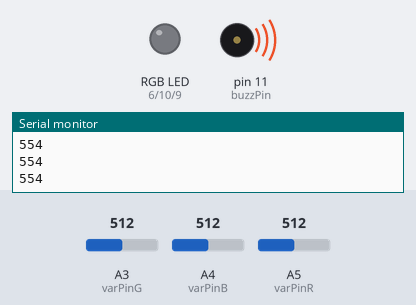
The sketch below on a simulated Arduino Uno, built with avr-gcc and run on an emulated ATmega328P. Shown: an RGB LED mixed from three pins (HIGH = lit), buzzer (waves = sounding), the last lines printed to the serial monitor. The test bench sets the inputs (shaded band); at power-on: A3 (varPinG) = 512, A4 (varPinB) = 512, A5 (varPinR) = 512. Dim RGB values are drawn brighter than linear.

Above: at 1.2 s.
1.3 s: A3 (varPinG) set to 577
At 2.3 s:
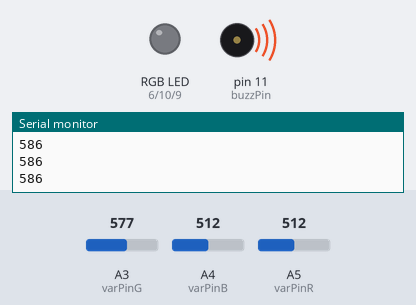
2.8 s: A3 (varPinG) set to 602
At 3.6 s:
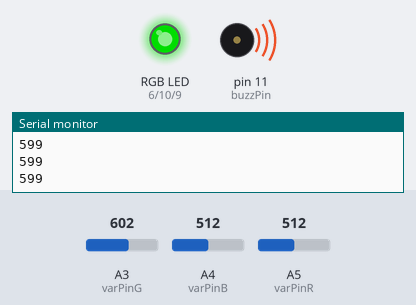
4.3 s: A4 (varPinB) set to 579
At 5.3 s:
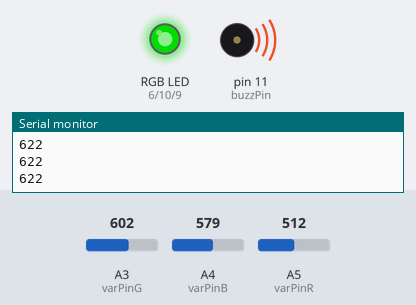
5.8 s: A4 (varPinB) set to 603
At 7.0 s:
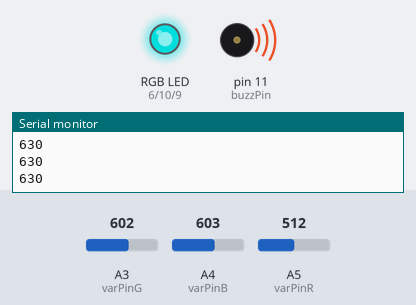
7.3 s: A5 (varPinR) set to 584
At 8.4 s:
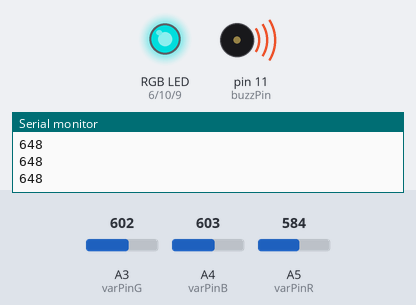
8.8 s: A5 (varPinR) set to 609
At 9.4 s:
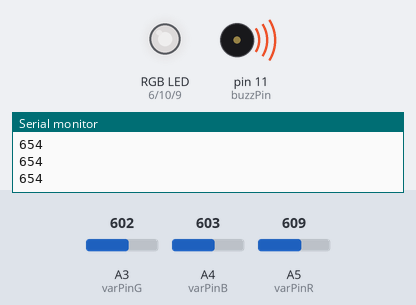
Timing chart, 0 to 11.3 s (numbered marks = the images above; inputs shaded):
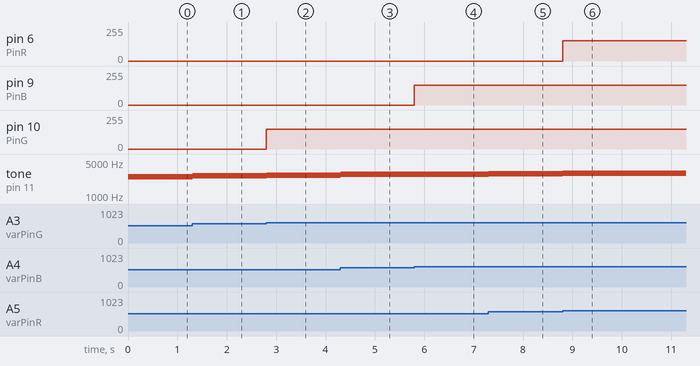

The sketch:

_8_colortone.ino
```cpp
/*
 * Author Davide Fossacecchi
 * get three light signals filtered in blue, red and green frequencies
 * mixes them to obtain a tone and uses them to light up an RGB led
 */
const int buzzPin = 11;

const int PinR = 6;
const int PinB = 9;
const int PinG = 10;

const int varPinR = A5;
const int varPinB = A4;
const int varPinG = A3;

int potR = 0;
int potB = 0;
int potG = 0;

int potRref = 0;
int potBref = 0;
int potGref = 0;

int sum = 0;
int sumRef = 0;
int nota = 0;

void setup(){
  Serial.begin(9600);
  pinMode(buzzPin, OUTPUT);

  pinMode(PinR, OUTPUT);
  pinMode(PinB, OUTPUT);
  pinMode(PinG, OUTPUT);

  potRref = analogRead(varPinR);
  potBref = analogRead(varPinB);
  potGref = analogRead(varPinG);

  sumRef = sum = (potRref/4) + (potBref/3) + (potGref/2);

  Serial.print("Rosso: ");
  Serial.print(potRref);
  Serial.print("\tBlu: ");
  Serial.print(potBref);
  Serial.print("\tVerde: ");
  Serial.println(potGref);

}

void loop(){
  potR = analogRead(varPinR);
  potB = analogRead(varPinB);
  potG = analogRead(varPinG);

  /*Serial.print("Rosso: ");
  Serial.print(potR);
  Serial.print("\tBlu: ");
  Serial.print(potB);
  Serial.print("\tVerde: ");
  Serial.println(potG);*/
  if ((potR < (potRref - 80)) || (potR > (potRref + 80))) analogWrite(PinR, potR/4);
  else analogWrite(PinR, 0);

  if ((potB < (potBref - 80)) || (potB > (potBref + 80))) analogWrite(PinB, potB/4);
  else analogWrite(PinB, 0);

  if ((potG < (potGref - 80)) || (potG > (potGref + 80))) analogWrite(PinG, potG/4);
  else analogWrite(PinG, 0);

  //arbitrary mix function
  sum = (potR/4) + (potB/3) + (potG/2);

  nota = map(sum, 0, 896, 0, 4000);
  Serial.println(sum);
  tone(buzzPin, nota, 20);
}
```

Measured:
- the behaviour switches between 592 and 593 on A3 (varPinG) (found by bisection; images 1 and 2)
- the behaviour switches between 592 and 593 on A4 (varPinB) (found by bisection; images 3 and 4)
- the behaviour switches between 592 and 593 on A5 (varPinR) (found by bisection; images 5 and 6)
- after the input at 1.3 s, tone on pin 11 (buzzPin): 2473 Hz → 2616 Hz at once
- after the input at 2.8 s, pin 10 (PinG): 0/255 → 150/255 at once; tone on pin 11 (buzzPin): 2616 Hz → 2674 Hz at once
- after the input at 4.3 s, tone on pin 11 (buzzPin): 2674 Hz → 2776 Hz at once
- after the input at 5.8 s, pin 9 (PinB): 0/255 → 150/255 at once; tone on pin 11 (buzzPin): 2776 Hz → 2812 Hz at once
- after the input at 7.3 s, tone on pin 11 (buzzPin): 2812 Hz → 2892 Hz at once
- after the input at 8.8 s, pin 6 (PinR): 0/255 → 152/255 at once; tone on pin 11 (buzzPin): 2892 Hz → 2919 Hz at once
